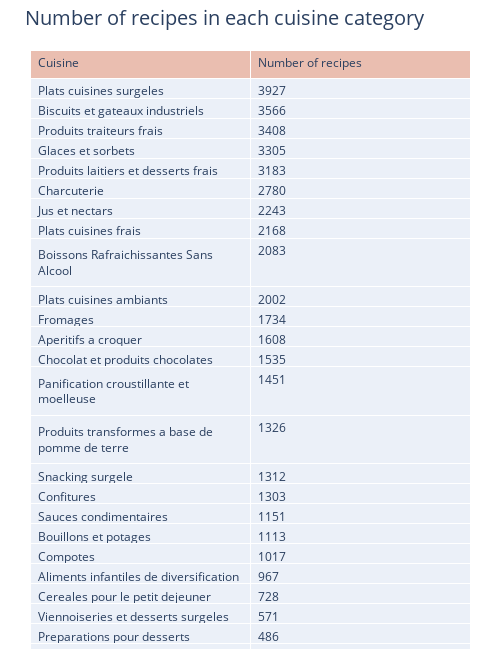

Notebook code cell kept with this figure:
### Code cell
import plotly.graph_objs as go
from plotly.offline import download_plotlyjs, init_notebook_mode, plot, iplot 

trace = go.Table(
                header=dict(values=['Cuisine','Number of recipes'],
                fill = dict(color=['#EABEB0']), 
                align = ['left'] * 5),
                cells=dict(values=[df.Secteur.value_counts().index,df.Secteur.value_counts()],
                align = ['left'] * 5))

layout = go.Layout(title='Number of recipes in each cuisine category',
                   titlefont = dict(size = 20),
                   width=500, height=650, 
                   paper_bgcolor =  'rgba(0,0,0,0)',
                   plot_bgcolor = 'rgba(0,0,0,0)',
                   autosize = False,
                   margin=dict(l=30,r=30,b=1,t=50,pad=1),
                   )
data = [trace]
fig = dict(data=data, layout=layout)
iplot(fig)

### Figure 1 — Plotly figure (JSON) as saved in the notebook; plotly's stock layout.template omitted (floating-point values rounded to 4 significant figures)
{"data": [{"cells": {"align": ["left", "left", "left", "left", "left"], "values": [["Plats cuisines surgeles", "Biscuits et gateaux industriels", "Produits traiteurs frais", "Glaces et sorbets", "Produits laitiers et desserts frais", "Charcuterie", "Jus et nectars", "Plats cuisines frais", "Boissons Rafraichissantes Sans Alcool", "Plats cuisines ambiants", "Fromages", "Aperitifs a croquer", "Chocolat et produits chocolates", "Panification croustillante et moelleuse", "Produits transformes a base de pomme de terre", "Snacking surgele", "Confitures", "Sauces condimentaires", "Bouillons et potages", "Compotes", "Aliments infantiles de diversification", "Cereales pour le petit dejeuner", "Viennoiseries et desserts surgeles", "Preparations pour desserts", "Barres cerealieres", "Conserves de fruits", "Sauces chaudes", "Sirops et boissons concentrees a diluer", "Margarines", "Laits infantiles", "Sauces condimentaires_RHF", "Bouillons et potages_RHF", "Confiseries"], [3927, 3566, 3408, 3305, 3183, 2780, 2243, 2168, 2083, 2002, 1734, 1608, 1535, 1451, 1326, 1312, 1303, 1151, 1113, 1017, 967, 728, 571, 486, 350, 296, 294, 285, 199, 128, 125, 101, 5]]}, "header": {"align": ["left", "left", "left", "left", "left"], "fill": {"color": ["#EABEB0"]}, "values": ["Cuisine", "Number of recipes"]}, "type": "table"}], "layout": {"autosize": false, "height": 650, "margin": {"b": 1, "l": 30, "pad": 1, "r": 30, "t": 50}, "paper_bgcolor": "rgba(0,0,0,0)", "plot_bgcolor": "rgba(0,0,0,0)", "title": {"font": {"size": 20}, "text": "Number of recipes in each cuisine category"}, "width": 500}}
